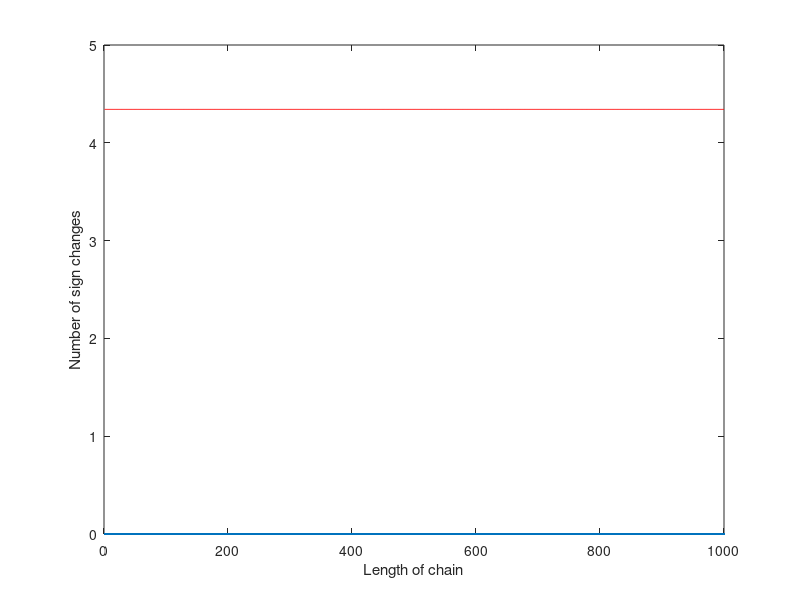
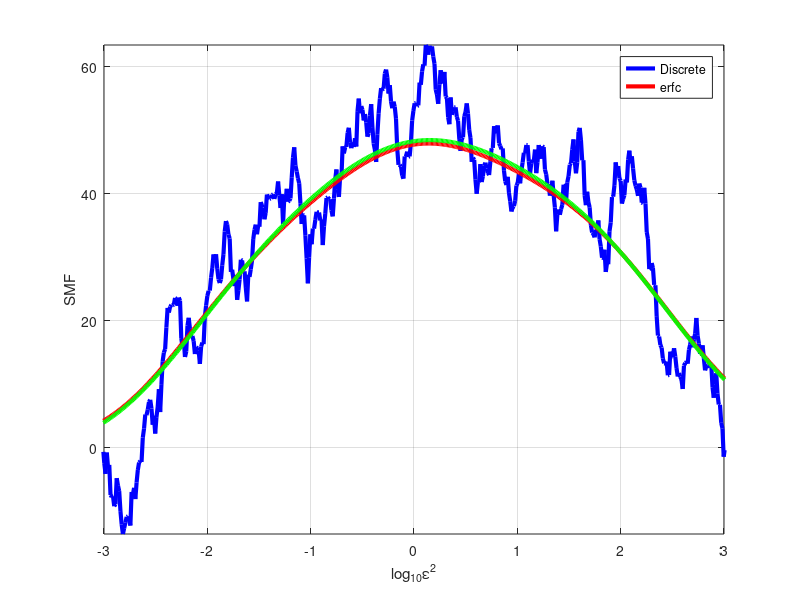

The MATLAB script that drew these images, in order: (Note: a time limit stopped this script after it produced the figures.)
Nmax=1000;
numRealizations=1;
sigma = 6;
Estrength_vec = logspace(-sigma/2,sigma/2,1000);
Delta=1;
SMF_d = zeros(1,length(Estrength_vec));
SMF_g = zeros(1,length(Estrength_vec));
SMF = zeros(1,length(Estrength_vec));
zerosInSMF = zeros(1,Nmax);
Energy = randn(1,Nmax)*Delta;
for N = Nmax
    for iR = 1:numRealizations
        %     wb=waitbar(iR/numRealizations);
        wb=waitbar(N/Nmax);
        Energy = randn(1,N)*Delta;
        Delta_n = zeros(1,N);
        Delta_n(1:N-1) = Energy(2:N)-Energy(1:N-1);
        Delta_n(N) =  Energy(1)-Energy(N);
        % G =10.^(rand(1,N)*sigma - sigma/2);
        G =10.^(linspace(-sigma/2,sigma/2,N));
        G=G(randperm(N));
        harmonicMeanG= mean(1./G)^-1;
        % G = G*mean(1./G);
        
        for iE = 1:length(Estrength_vec)
            SMF(iE) = sum(Delta_n./(1+Estrength_vec(iE)^2*G));
            SMF_d(iE) = sum (Delta_n(G<1/Estrength_vec(iE)^2));
            SMF_g(iE) = 0.5*sum(Delta_n.*erfc(log10(G) +log10(Estrength_vec(iE)^2)));
            
        end
        zerosInSMF(N) = sum(abs(diff(sign(SMF))))/2;
    end
end
%%
figure;
axes('FontSize',24);
plot(1:Nmax,zerosInSMF,'.');
hold on;
plot(1:Nmax, sqrt(pi*sigma)*ones(1,Nmax),'r-')
xlabel('Length of chain');
ylabel('Number of sign changes');

figure;
axes('FontSize',24);
plot(log10(Estrength_vec.^2),((SMF_d)),'b','LineWidth',3)
hold on
plot(log10(Estrength_vec.^2),((SMF)),'r','LineWidth',3)
grid on
plot(log10(Estrength_vec.^2),((SMF_g)),'g','LineWidth',3)

xlabel('log_{10}\epsilon^2')
ylabel('SMF');
    axis([-sigma/2 sigma/2 min([SMF';SMF_d']) max([SMF';SMF_d'])])

legend(['Discrete  ';...
    %         'Continuous';...
    'erfc      ']);
% print(gcf, '-depsc2', 'SMF_RW.eps');

%%
prefactor = zeros(length(Estrength_vec),length(G));
prefactor_d = zeros(length(Estrength_vec),length(G));
legendText=[];
Gsorted = sort(G);
iGG=0;
for iG = 1:300:1000
    iGG=iGG+1;
    prefactor(:,iGG) = 1./(1+Gsorted(iG)*Estrength_vec.^2);
    prefactor_d(:,iGG) = Gsorted(iG)<1./Estrength_vec.^2;
    %     prefactor_g(:,iGG) = erfc(Gsorted(iG)*Estrength_vec.^2/sqrt(2));
    %     prefactor_g(:,iGG) =2./(1+exp(Gsorted(iG)*Estrength_vec.^2));
    prefactor_g(:,iGG) =0.5*erfc((log10(Estrength_vec.^2)+log10(Gsorted(iG))) );
    
    
    %     =[legendText;num2str(G(iG))];
end
legendText = num2str(Gsorted(1:300:1000)','%10.2e');

figure;
axes('FontSize',24);
% hold on
semilogx((Estrength_vec.^2), prefactor,'LineWidth',4);
hold on
plot((Estrength_vec.^2),prefactor_d,'-.','LineWidth',4);
plot((Estrength_vec.^2),prefactor_g,'--','LineWidth',2);
plot(1./(Gsorted(1:300:1000)),0.5*ones(1,length(Gsorted(1:300:1000))),'dg','LineWidth',5)
grid on
axis([10^(-sigma) 10^(sigma) 0 1])
xlabel('\epsilon^2');
ylabel('[1+g\epsilon^2]^{-1}')
legend(legendText);
% print(gcf, '-depsc2', 'prefactor');
%%
N=5;
r=1:N;
p = 2^(-2*N)* factorial(2*N+1)./factorial(N-r)./factorial(N+r+1);
figure;plot(r,(p),'.')
